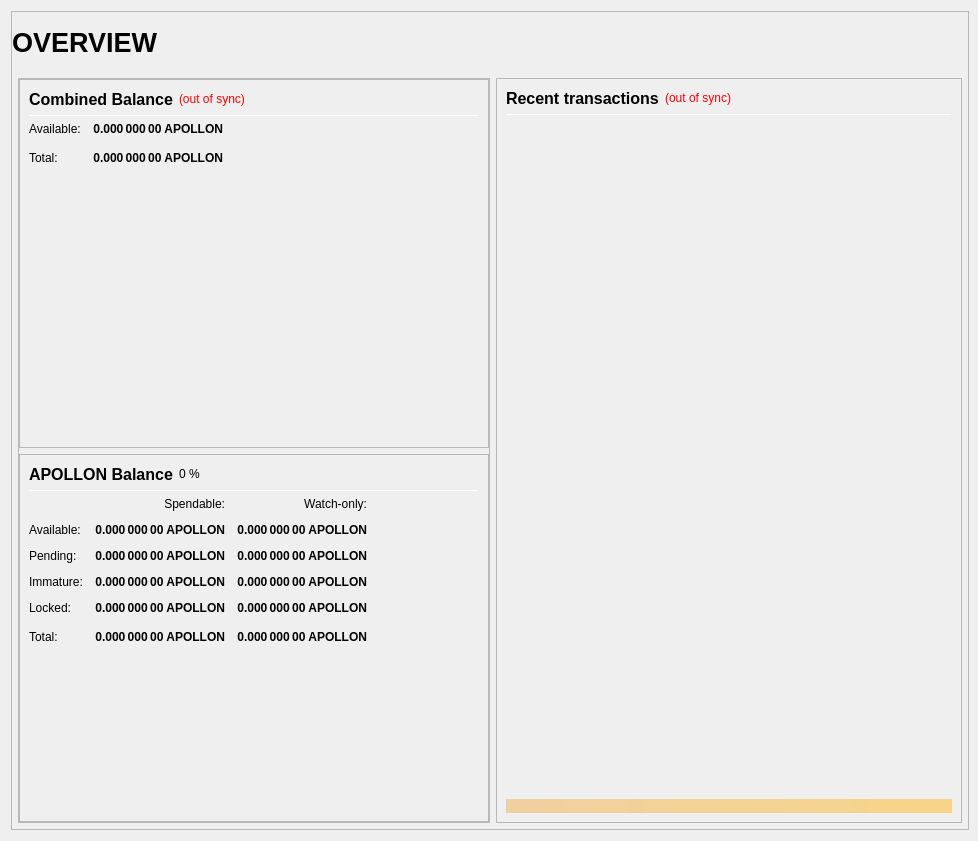
<?xml version="1.0" encoding="UTF-8"?>
<ui version="4.0">
 <class>OverviewPage</class>
 <widget class="QWidget" name="OverviewPage">
  <property name="geometry">
   <rect>
    <x>0</x>
    <y>0</y>
    <width>978</width>
    <height>841</height>
   </rect>
  </property>
  <property name="minimumSize">
   <size>
    <width>960</width>
    <height>682</height>
   </size>
  </property>
  <property name="windowTitle">
   <string>Form</string>
  </property>
  <layout class="QVBoxLayout" name="topLayout" stretch="1">
   <property name="rightMargin">
    <number>9</number>
   </property>
   <item>
    <widget class="QFrame" name="frame_BG">
     <property name="minimumSize">
      <size>
       <width>850</width>
       <height>610</height>
      </size>
     </property>
     <property name="maximumSize">
      <size>
       <width>16777215</width>
       <height>16777215</height>
      </size>
     </property>
     <property name="frameShape">
      <enum>QFrame::StyledPanel</enum>
     </property>
     <property name="frameShadow">
      <enum>QFrame::Raised</enum>
     </property>
     <layout class="QVBoxLayout" name="verticalLayout_3" stretch="1">
      <property name="leftMargin">
       <number>0</number>
      </property>
      <property name="topMargin">
       <number>0</number>
      </property>
      <property name="rightMargin">
       <number>0</number>
      </property>
      <property name="bottomMargin">
       <number>6</number>
      </property>
      <item>
       <layout class="QVBoxLayout" name="verticalLayout_Master" stretch="0,1">
        <property name="margin">
         <number>0</number>
        </property>
        <item>
         <widget class="QFrame" name="frame_Header">
          <layout class="QVBoxLayout" name="verticalLayout_Header" stretch="0">
           <property name="margin">
            <number>0</number>
           </property>
           <item>
            <layout class="QHBoxLayout" name="horizontalLayout_Header" stretch="1,0,1">
             <property name="spacing">
              <number>6</number>
             </property>
             <item>
              <widget class="QLabel" name="labelOverviewHeaderLeft">
               <property name="minimumSize">
                <size>
                 <width>464</width>
                 <height>60</height>
                </size>
               </property>
               <property name="maximumSize">
                <size>
                 <width>16777215</width>
                 <height>60</height>
                </size>
               </property>
               <property name="font">
                <font>
                 <pointsize>20</pointsize>
                 <weight>75</weight>
                 <bold>true</bold>
                </font>
               </property>
               <property name="text">
                <string>OVERVIEW</string>
               </property>
               <property name="alignment">
                <set>Qt::AlignLeading|Qt::AlignLeft|Qt::AlignVCenter</set>
               </property>
              </widget>
             </item>
             <item>
              <spacer name="horizontalSpacer_Header">
               <property name="orientation">
                <enum>Qt::Horizontal</enum>
               </property>
               <property name="sizeHint" stdset="0">
                <size>
                 <width>40</width>
                 <height>20</height>
                </size>
               </property>
              </spacer>
             </item>
             <item>
              <widget class="QLabel" name="labelOverviewHeaderRight">
               <property name="minimumSize">
                <size>
                 <width>464</width>
                 <height>60</height>
                </size>
               </property>
               <property name="maximumSize">
                <size>
                 <width>16777215</width>
                 <height>60</height>
                </size>
               </property>
               <property name="font">
                <font>
                 <pointsize>14</pointsize>
                </font>
               </property>
               <property name="text">
                <string/>
               </property>
               <property name="alignment">
                <set>Qt::AlignRight|Qt::AlignTrailing|Qt::AlignVCenter</set>
               </property>
              </widget>
             </item>
            </layout>
           </item>
          </layout>
         </widget>
        </item>
        <item>
         <widget class="QFrame" name="frame_Content">
          <layout class="QVBoxLayout" name="verticalLayout_Content">
           <property name="leftMargin">
            <number>6</number>
           </property>
           <property name="topMargin">
            <number>0</number>
           </property>
           <property name="rightMargin">
            <number>6</number>
           </property>
           <property name="bottomMargin">
            <number>0</number>
           </property>
           <item>
            <layout class="QHBoxLayout" name="horizontalLayout_Content" stretch="1,1">
             <property name="spacing">
              <number>6</number>
             </property>
             <item>
              <layout class="QVBoxLayout" name="verticalLayout_left" stretch="1">
               <item>
                <widget class="QFrame" name="frameObfuscation">
                 <property name="minimumSize">
                  <size>
                   <width>0</width>
                   <height>0</height>
                  </size>
                 </property>
                 <property name="frameShape">
                  <enum>QFrame::StyledPanel</enum>
                 </property>
                 <property name="frameShadow">
                  <enum>QFrame::Raised</enum>
                 </property>
                 <layout class="QVBoxLayout" name="verticalLayout" stretch="0,0,0">
                  <property name="margin">
                   <number>0</number>
                  </property>
                  <item>
                   <widget class="QFrame" name="frame_CombinedBalances">
                    <property name="minimumSize">
                     <size>
                      <width>470</width>
                      <height>0</height>
                     </size>
                    </property>
                    <property name="frameShape">
                     <enum>QFrame::StyledPanel</enum>
                    </property>
                    <property name="frameShadow">
                     <enum>QFrame::Raised</enum>
                    </property>
                    <layout class="QVBoxLayout" name="verticalLayout_5">
                     <item>
                      <layout class="QHBoxLayout" name="horizontalLayout_5" stretch="0,0,0">
                       <item>
                        <widget class="QLabel" name="label_5z">
                         <property name="minimumSize">
                          <size>
                           <width>0</width>
                           <height>20</height>
                          </size>
                         </property>
                         <property name="font">
                          <font>
                           <pointsize>12</pointsize>
                           <weight>75</weight>
                           <bold>true</bold>
                          </font>
                         </property>
                         <property name="toolTip">
                          <string>Combined Balance (including unconfirmed and immature coins)</string>
                         </property>
                         <property name="text">
                          <string>Combined Balance</string>
                         </property>
                        </widget>
                       </item>
                       <item>
                        <widget class="QLabel" name="labelWalletStatus">
                         <property name="cursor">
                          <cursorShape>WhatsThisCursor</cursorShape>
                         </property>
                         <property name="toolTip">
                          <string>The displayed information may be out of date. Your wallet automatically synchronizes with the APOLLON network after a connection is established, but this process has not completed yet.</string>
                         </property>
                         <property name="styleSheet">
                          <string notr="true">QLabel { color: red; }</string>
                         </property>
                         <property name="text">
                          <string notr="true">(out of sync)</string>
                         </property>
                         <property name="alignment">
                          <set>Qt::AlignLeading|Qt::AlignLeft|Qt::AlignVCenter</set>
                         </property>
                        </widget>
                       </item>
                       <item>
                        <spacer name="horizontalSpacer_1">
                         <property name="orientation">
                          <enum>Qt::Horizontal</enum>
                         </property>
                         <property name="sizeHint" stdset="0">
                          <size>
                           <width>40</width>
                           <height>20</height>
                          </size>
                         </property>
                        </spacer>
                       </item>
                      </layout>
                     </item>
                     <item>
                      <widget class="Line" name="line_CombinedBalance">
                       <property name="minimumSize">
                        <size>
                         <width>0</width>
                         <height>1</height>
                        </size>
                       </property>
                       <property name="maximumSize">
                        <size>
                         <width>16777215</width>
                         <height>1</height>
                        </size>
                       </property>
                       <property name="orientation">
                        <enum>Qt::Horizontal</enum>
                       </property>
                      </widget>
                     </item>
                     <item>
                      <layout class="QGridLayout" name="gridLayout_3">
                       <property name="spacing">
                        <number>12</number>
                       </property>
                       <item row="1" column="0">
                        <widget class="QLabel" name="labelBalanceTextz">
                         <property name="text">
                          <string>Available:</string>
                         </property>
                        </widget>
                       </item>
                       <item row="1" column="1">
                        <widget class="QLabel" name="labelBalancez">
                         <property name="font">
                          <font>
                           <weight>75</weight>
                           <bold>true</bold>
                          </font>
                         </property>
                         <property name="cursor">
                          <cursorShape>IBeamCursor</cursorShape>
                         </property>
                         <property name="toolTip">
                          <string>Your current spendable balance</string>
                         </property>
                         <property name="text">
                          <string notr="true">0.000 000 00 APOLLON</string>
                         </property>
                         <property name="alignment">
                          <set>Qt::AlignRight|Qt::AlignTrailing|Qt::AlignVCenter</set>
                         </property>
                         <property name="textInteractionFlags">
                          <set>Qt::LinksAccessibleByMouse|Qt::TextSelectableByKeyboard|Qt::TextSelectableByMouse</set>
                         </property>
                        </widget>
                       </item>
                       <item row="2" column="0">
                        <widget class="QLabel" name="labelTotalTextz">
                         <property name="text">
                          <string>Total:</string>
                         </property>
                        </widget>
                       </item>
                       <item row="2" column="1">
                        <widget class="QLabel" name="labelTotalz">
                         <property name="font">
                          <font>
                           <weight>75</weight>
                           <bold>true</bold>
                          </font>
                         </property>
                         <property name="cursor">
                          <cursorShape>IBeamCursor</cursorShape>
                         </property>
                         <property name="toolTip">
                          <string>Total Balance, including all unavailable coins.</string>
                         </property>
                         <property name="text">
                          <string notr="true">0.000 000 00 APOLLON</string>
                         </property>
                         <property name="alignment">
                          <set>Qt::AlignRight|Qt::AlignTrailing|Qt::AlignVCenter</set>
                         </property>
                         <property name="textInteractionFlags">
                          <set>Qt::LinksAccessibleByMouse|Qt::TextSelectableByKeyboard|Qt::TextSelectableByMouse</set>
                         </property>
                        </widget>
                       </item>
                       <item row="2" column="3">
                        <spacer name="horizontalSpacer_2">
                         <property name="orientation">
                          <enum>Qt::Horizontal</enum>
                         </property>
                         <property name="sizeHint" stdset="0">
                          <size>
                           <width>40</width>
                           <height>20</height>
                          </size>
                         </property>
                        </spacer>
                       </item>
                      </layout>
                     </item>
                     <item>
                      <spacer name="verticalSpacer_1">
                       <property name="orientation">
                        <enum>Qt::Vertical</enum>
                       </property>
                       <property name="sizeHint" stdset="0">
                        <size>
                         <width>20</width>
                         <height>40</height>
                        </size>
                       </property>
                      </spacer>
                     </item>
                    </layout>
                   </widget>
                  </item>
                  <item>
                   <widget class="QFrame" name="frame_Balances">
                    <property name="frameShape">
                     <enum>QFrame::StyledPanel</enum>
                    </property>
                    <property name="frameShadow">
                     <enum>QFrame::Raised</enum>
                    </property>
                    <layout class="QVBoxLayout" name="verticalLayout_4">
                     <item>
                      <layout class="QHBoxLayout" name="horizontalLayout_4">
                       <item>
                        <widget class="QLabel" name="label_5">
                         <property name="minimumSize">
                          <size>
                           <width>0</width>
                           <height>20</height>
                          </size>
                         </property>
                         <property name="font">
                          <font>
                           <pointsize>12</pointsize>
                           <weight>75</weight>
                           <bold>true</bold>
                          </font>
                         </property>
                         <property name="text">
                          <string>APOLLON Balance</string>
                         </property>
                        </widget>
                       </item>
                       <item>
                        <widget class="QLabel" name="labelAPOLLONPercent">
                         <property name="text">
                          <string notr="true">0 %</string>
                         </property>
                        </widget>
                       </item>
                       <item>
                        <spacer name="horizontalSpacer_3">
                         <property name="orientation">
                          <enum>Qt::Horizontal</enum>
                         </property>
                         <property name="sizeHint" stdset="0">
                          <size>
                           <width>40</width>
                           <height>20</height>
                          </size>
                         </property>
                        </spacer>
                       </item>
                      </layout>
                     </item>
                     <item>
                      <widget class="Line" name="line_Balance">
                       <property name="minimumSize">
                        <size>
                         <width>0</width>
                         <height>1</height>
                        </size>
                       </property>
                       <property name="maximumSize">
                        <size>
                         <width>16777215</width>
                         <height>1</height>
                        </size>
                       </property>
                       <property name="orientation">
                        <enum>Qt::Horizontal</enum>
                       </property>
                      </widget>
                     </item>
                     <item>
                      <layout class="QGridLayout" name="gridLayout">
                       <property name="spacing">
                        <number>12</number>
                       </property>
                       <item row="0" column="1">
                        <widget class="QLabel" name="labelSpendable">
                         <property name="text">
                          <string>Spendable:</string>
                         </property>
                         <property name="alignment">
                          <set>Qt::AlignRight|Qt::AlignTrailing|Qt::AlignVCenter</set>
                         </property>
                        </widget>
                       </item>
                       <item row="0" column="2">
                        <widget class="QLabel" name="labelWatchonly">
                         <property name="text">
                          <string>Watch-only:</string>
                         </property>
                         <property name="alignment">
                          <set>Qt::AlignRight|Qt::AlignTrailing|Qt::AlignVCenter</set>
                         </property>
                        </widget>
                       </item>
                       <item row="1" column="0">
                        <widget class="QLabel" name="labelBalanceText">
                         <property name="text">
                          <string>Available:</string>
                         </property>
                        </widget>
                       </item>
                       <item row="1" column="1">
                        <widget class="QLabel" name="labelBalance">
                         <property name="font">
                          <font>
                           <weight>75</weight>
                           <bold>true</bold>
                          </font>
                         </property>
                         <property name="cursor">
                          <cursorShape>IBeamCursor</cursorShape>
                         </property>
                         <property name="toolTip">
                          <string>Your current spendable balance</string>
                         </property>
                         <property name="text">
                          <string notr="true">0.000 000 00 APOLLON</string>
                         </property>
                         <property name="alignment">
                          <set>Qt::AlignRight|Qt::AlignTrailing|Qt::AlignVCenter</set>
                         </property>
                         <property name="textInteractionFlags">
                          <set>Qt::LinksAccessibleByMouse|Qt::TextSelectableByKeyboard|Qt::TextSelectableByMouse</set>
                         </property>
                        </widget>
                       </item>
                       <item row="1" column="2">
                        <widget class="QLabel" name="labelWatchAvailable">
                         <property name="font">
                          <font>
                           <weight>75</weight>
                           <bold>true</bold>
                          </font>
                         </property>
                         <property name="cursor">
                          <cursorShape>IBeamCursor</cursorShape>
                         </property>
                         <property name="toolTip">
                          <string>Your current balance in watch-only addresses</string>
                         </property>
                         <property name="text">
                          <string notr="true">0.000 000 00 APOLLON</string>
                         </property>
                         <property name="alignment">
                          <set>Qt::AlignRight|Qt::AlignTrailing|Qt::AlignVCenter</set>
                         </property>
                         <property name="textInteractionFlags">
                          <set>Qt::LinksAccessibleByMouse|Qt::TextSelectableByKeyboard|Qt::TextSelectableByMouse</set>
                         </property>
                        </widget>
                       </item>
                       <item row="2" column="0">
                        <widget class="QLabel" name="labelPendingText">
                         <property name="text">
                          <string>Pending:</string>
                         </property>
                        </widget>
                       </item>
                       <item row="2" column="1">
                        <widget class="QLabel" name="labelUnconfirmed">
                         <property name="font">
                          <font>
                           <weight>75</weight>
                           <bold>true</bold>
                          </font>
                         </property>
                         <property name="cursor">
                          <cursorShape>IBeamCursor</cursorShape>
                         </property>
                         <property name="toolTip">
                          <string>Total of transactions that have yet to be confirmed, and do not yet count toward the spendable balance</string>
                         </property>
                         <property name="text">
                          <string notr="true">0.000 000 00 APOLLON</string>
                         </property>
                         <property name="alignment">
                          <set>Qt::AlignRight|Qt::AlignTrailing|Qt::AlignVCenter</set>
                         </property>
                         <property name="textInteractionFlags">
                          <set>Qt::LinksAccessibleByMouse|Qt::TextSelectableByKeyboard|Qt::TextSelectableByMouse</set>
                         </property>
                        </widget>
                       </item>
                       <item row="2" column="2">
                        <widget class="QLabel" name="labelWatchPending">
                         <property name="font">
                          <font>
                           <weight>75</weight>
                           <bold>true</bold>
                          </font>
                         </property>
                         <property name="cursor">
                          <cursorShape>IBeamCursor</cursorShape>
                         </property>
                         <property name="toolTip">
                          <string>Unconfirmed transactions to watch-only addresses</string>
                         </property>
                         <property name="text">
                          <string notr="true">0.000 000 00 APOLLON</string>
                         </property>
                         <property name="alignment">
                          <set>Qt::AlignRight|Qt::AlignTrailing|Qt::AlignVCenter</set>
                         </property>
                         <property name="textInteractionFlags">
                          <set>Qt::LinksAccessibleByMouse|Qt::TextSelectableByKeyboard|Qt::TextSelectableByMouse</set>
                         </property>
                        </widget>
                       </item>
                       <item row="3" column="0">
                        <widget class="QLabel" name="labelImmatureText">
                         <property name="text">
                          <string>Immature:</string>
                         </property>
                        </widget>
                       </item>
                       <item row="3" column="1">
                        <widget class="QLabel" name="labelImmature">
                         <property name="font">
                          <font>
                           <weight>75</weight>
                           <bold>true</bold>
                          </font>
                         </property>
                         <property name="cursor">
                          <cursorShape>IBeamCursor</cursorShape>
                         </property>
                         <property name="toolTip">
                          <string>Staked or masternode rewards that has not yet matured</string>
                         </property>
                         <property name="text">
                          <string notr="true">0.000 000 00 APOLLON</string>
                         </property>
                         <property name="alignment">
                          <set>Qt::AlignRight|Qt::AlignTrailing|Qt::AlignVCenter</set>
                         </property>
                         <property name="textInteractionFlags">
                          <set>Qt::LinksAccessibleByMouse|Qt::TextSelectableByKeyboard|Qt::TextSelectableByMouse</set>
                         </property>
                        </widget>
                       </item>
                       <item row="3" column="2">
                        <widget class="QLabel" name="labelWatchImmature">
                         <property name="font">
                          <font>
                           <weight>75</weight>
                           <bold>true</bold>
                          </font>
                         </property>
                         <property name="cursor">
                          <cursorShape>IBeamCursor</cursorShape>
                         </property>
                         <property name="toolTip">
                          <string>Staked or masternode rewards in watch-only addresses that has not yet matured</string>
                         </property>
                         <property name="text">
                          <string notr="true">0.000 000 00 APOLLON</string>
                         </property>
                         <property name="alignment">
                          <set>Qt::AlignRight|Qt::AlignTrailing|Qt::AlignVCenter</set>
                         </property>
                         <property name="textInteractionFlags">
                          <set>Qt::LinksAccessibleByMouse|Qt::TextSelectableByKeyboard|Qt::TextSelectableByMouse</set>
                         </property>
                        </widget>
                       </item>
                       <item row="4" column="0">
                        <widget class="QLabel" name="labelLockedBalanceText">
                         <property name="toolTip">
                          <string>Locked APOLLON or Masternode collaterals. These are excluded from zAPOLLON minting.</string>
                         </property>
                         <property name="text">
                          <string>Locked:</string>
                         </property>
                        </widget>
                       </item>
                       <item row="4" column="1">
                        <widget class="QLabel" name="labelLockedBalance">
                         <property name="font">
                          <font>
                           <weight>75</weight>
                           <bold>true</bold>
                          </font>
                         </property>
                         <property name="cursor">
                          <cursorShape>IBeamCursor</cursorShape>
                         </property>
                         <property name="toolTip">
                          <string>Locked APOLLON or Masternode collaterals. These are excluded from zAPOLLON minting.</string>
                         </property>
                         <property name="text">
                          <string notr="true">0.000 000 00 APOLLON</string>
                         </property>
                         <property name="alignment">
                          <set>Qt::AlignRight|Qt::AlignTrailing|Qt::AlignVCenter</set>
                         </property>
                         <property name="textInteractionFlags">
                          <set>Qt::LinksAccessibleByMouse|Qt::TextSelectableByKeyboard|Qt::TextSelectableByMouse</set>
                         </property>
                        </widget>
                       </item>
                       <item row="4" column="2">
                        <widget class="QLabel" name="labelWatchLocked">
                         <property name="font">
                          <font>
                           <weight>75</weight>
                           <bold>true</bold>
                          </font>
                         </property>
                         <property name="cursor">
                          <cursorShape>IBeamCursor</cursorShape>
                         </property>
                         <property name="toolTip">
                          <string>Current locked balance in watch-only addresses</string>
                         </property>
                         <property name="text">
                          <string notr="true">0.000 000 00 APOLLON</string>
                         </property>
                         <property name="alignment">
                          <set>Qt::AlignRight|Qt::AlignTrailing|Qt::AlignVCenter</set>
                         </property>
                         <property name="textInteractionFlags">
                          <set>Qt::LinksAccessibleByMouse|Qt::TextSelectableByKeyboard|Qt::TextSelectableByMouse</set>
                         </property>
                        </widget>
                       </item>
                       <item row="5" column="0">
                        <widget class="QLabel" name="labelTotalText">
                         <property name="toolTip">
                          <string>Your current APOLLON balance, unconfirmed and immature transactions included</string>
                         </property>
                         <property name="text">
                          <string>Total:</string>
                         </property>
                        </widget>
                       </item>
                       <item row="5" column="1">
                        <widget class="QLabel" name="labelTotal">
                         <property name="font">
                          <font>
                           <weight>75</weight>
                           <bold>true</bold>
                          </font>
                         </property>
                         <property name="cursor">
                          <cursorShape>IBeamCursor</cursorShape>
                         </property>
                         <property name="toolTip">
                          <string>Your current APOLLON balance, unconfirmed and immature transactions included</string>
                         </property>
                         <property name="text">
                          <string notr="true">0.000 000 00 APOLLON</string>
                         </property>
                         <property name="alignment">
                          <set>Qt::AlignRight|Qt::AlignTrailing|Qt::AlignVCenter</set>
                         </property>
                         <property name="textInteractionFlags">
                          <set>Qt::LinksAccessibleByMouse|Qt::TextSelectableByKeyboard|Qt::TextSelectableByMouse</set>
                         </property>
                        </widget>
                       </item>
                       <item row="5" column="2">
                        <widget class="QLabel" name="labelWatchTotal">
                         <property name="font">
                          <font>
                           <weight>75</weight>
                           <bold>true</bold>
                          </font>
                         </property>
                         <property name="cursor">
                          <cursorShape>IBeamCursor</cursorShape>
                         </property>
                         <property name="toolTip">
                          <string>Current total balance in watch-only addresses</string>
                         </property>
                         <property name="text">
                          <string notr="true">0.000 000 00 APOLLON</string>
                         </property>
                         <property name="alignment">
                          <set>Qt::AlignRight|Qt::AlignTrailing|Qt::AlignVCenter</set>
                         </property>
                         <property name="textInteractionFlags">
                          <set>Qt::LinksAccessibleByMouse|Qt::TextSelectableByKeyboard|Qt::TextSelectableByMouse</set>
                         </property>
                        </widget>
                       </item>
                       <item row="5" column="3">
                        <spacer name="horizontalSpacer_9">
                         <property name="orientation">
                          <enum>Qt::Horizontal</enum>
                         </property>
                         <property name="sizeHint" stdset="0">
                          <size>
                           <width>40</width>
                           <height>20</height>
                          </size>
                         </property>
                        </spacer>
                       </item>
                      </layout>
                     </item>
                     <item>
                      <spacer name="verticalSpacer_3">
                       <property name="orientation">
                        <enum>Qt::Vertical</enum>
                       </property>
                       <property name="sizeHint" stdset="0">
                        <size>
                         <width>20</width>
                         <height>40</height>
                        </size>
                       </property>
                      </spacer>
                     </item>
                    </layout>
                   </widget>
                  </item>
                 </layout>
                </widget>
               </item>
              </layout>
             </item>
             <item>
              <layout class="QVBoxLayout" name="verticalLayout_right" stretch="1">
               <item>
                <widget class="QFrame" name="frame_RecentTransactions">
                 <property name="minimumSize">
                  <size>
                   <width>0</width>
                   <height>0</height>
                  </size>
                 </property>
                 <property name="frameShape">
                  <enum>QFrame::StyledPanel</enum>
                 </property>
                 <property name="frameShadow">
                  <enum>QFrame::Raised</enum>
                 </property>
                 <layout class="QVBoxLayout" name="verticalLayout_1" stretch="0,0,0,0,0">
                  <item>
                   <layout class="QHBoxLayout" name="horizontalLayout_2">
                    <item>
                     <widget class="QLabel" name="label_4">
                      <property name="minimumSize">
                       <size>
                        <width>0</width>
                        <height>20</height>
                       </size>
                      </property>
                      <property name="font">
                       <font>
                        <pointsize>12</pointsize>
                        <weight>75</weight>
                        <bold>true</bold>
                       </font>
                      </property>
                      <property name="text">
                       <string>Recent transactions</string>
                      </property>
                     </widget>
                    </item>
                    <item>
                     <widget class="QLabel" name="labelTransactionsStatus">
                      <property name="cursor">
                       <cursorShape>WhatsThisCursor</cursorShape>
                      </property>
                      <property name="toolTip">
                       <string>The displayed information may be out of date. Your wallet automatically synchronizes with the APOLLON network after a connection is established, but this process has not completed yet.</string>
                      </property>
                      <property name="styleSheet">
                       <string notr="true">QLabel { color: red; }</string>
                      </property>
                      <property name="text">
                       <string notr="true">(out of sync)</string>
                      </property>
                      <property name="alignment">
                       <set>Qt::AlignRight|Qt::AlignTrailing|Qt::AlignVCenter</set>
                      </property>
                     </widget>
                    </item>
                    <item>
                     <spacer name="horizontalSpacer">
                      <property name="orientation">
                       <enum>Qt::Horizontal</enum>
                      </property>
                      <property name="sizeHint" stdset="0">
                       <size>
                        <width>40</width>
                        <height>20</height>
                       </size>
                      </property>
                     </spacer>
                    </item>
                   </layout>
                  </item>
                  <item>
                   <widget class="Line" name="line">
                    <property name="minimumSize">
                     <size>
                      <width>0</width>
                      <height>1</height>
                     </size>
                    </property>
                    <property name="maximumSize">
                     <size>
                      <width>16777215</width>
                      <height>1</height>
                     </size>
                    </property>
                    <property name="orientation">
                     <enum>Qt::Horizontal</enum>
                    </property>
                   </widget>
                  </item>
                  <item>
                   <widget class="QListView" name="listTransactions">
                    <property name="minimumSize">
                     <size>
                      <width>0</width>
                      <height>0</height>
                     </size>
                    </property>
                    <property name="styleSheet">
                     <string notr="true">QListView { background: transparent; }</string>
                    </property>
                    <property name="frameShape">
                     <enum>QFrame::NoFrame</enum>
                    </property>
                    <property name="verticalScrollBarPolicy">
                     <enum>Qt::ScrollBarAlwaysOff</enum>
                    </property>
                    <property name="horizontalScrollBarPolicy">
                     <enum>Qt::ScrollBarAlwaysOff</enum>
                    </property>
                    <property name="selectionMode">
                     <enum>QAbstractItemView::NoSelection</enum>
                    </property>
                   </widget>
                  </item>
                  <item>
                   <spacer name="verticalSpacer_2">
                    <property name="orientation">
                     <enum>Qt::Vertical</enum>
                    </property>
                    <property name="sizeType">
                     <enum>QSizePolicy::Expanding</enum>
                    </property>
                    <property name="sizeHint" stdset="0">
                     <size>
                      <width>20</width>
                      <height>40</height>
                     </size>
                    </property>
                   </spacer>
                  </item>
                  <item>
                   <widget class="QLabel" name="labelAlerts">
                    <property name="maximumSize">
                     <size>
                      <width>16777215</width>
                      <height>16777215</height>
                     </size>
                    </property>
                    <property name="styleSheet">
                     <string notr="true">background-color: qlineargradient(x1: 0, y1: 0, x2: 1, y2: 0, stop:0 #F0D0A0, stop:1 #F8D488); color:#000000;</string>
                    </property>
                    <property name="text">
                     <string/>
                    </property>
                    <property name="wordWrap">
                     <bool>true</bool>
                    </property>
                    <property name="margin">
                     <number>3</number>
                    </property>
                   </widget>
                  </item>
                 </layout>
                </widget>
               </item>
              </layout>
             </item>
            </layout>
           </item>
          </layout>
         </widget>
        </item>
       </layout>
      </item>
     </layout>
    </widget>
   </item>
  </layout>
 </widget>
 <resources/>
 <connections/>
</ui>
